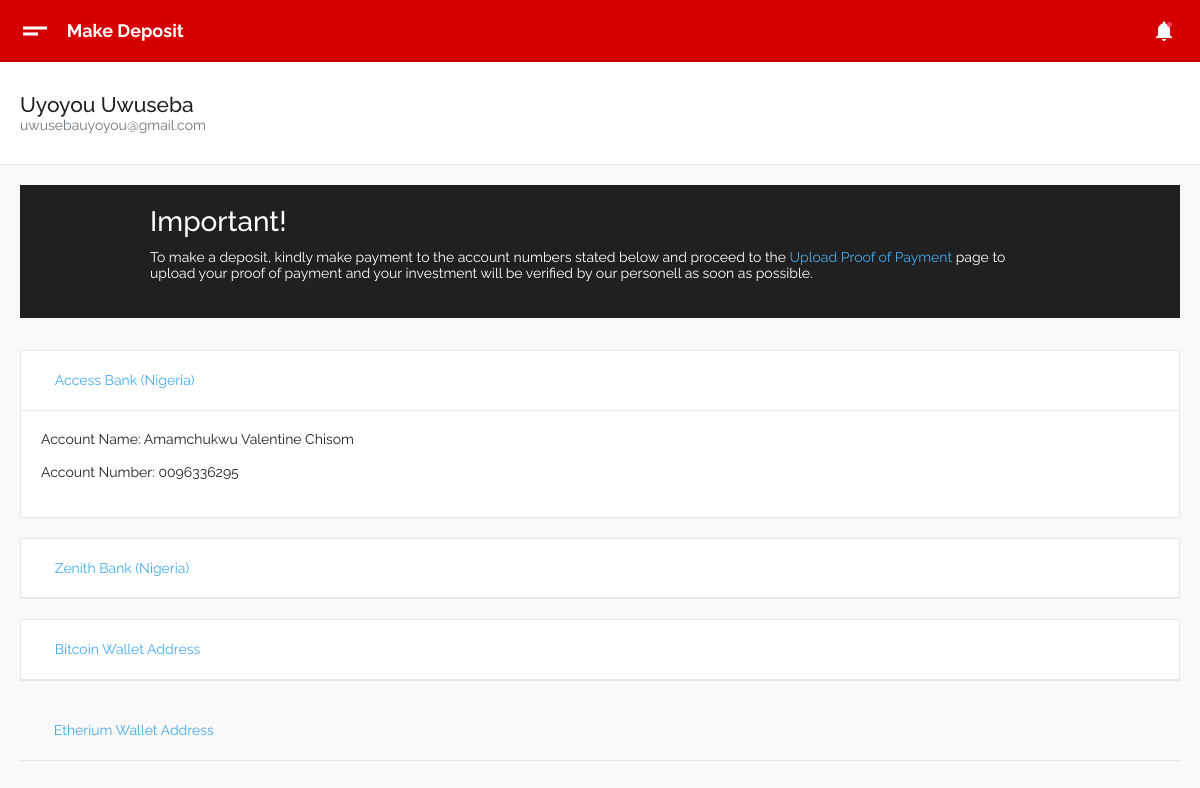
/dashboard/deposit (signed in), run on the app's committed database.
### dashboard/models.py (models this page shows, shortened)
class User(models.Model):
    first_name = models.CharField(max_length=30)
    last_name = models.CharField(max_length=30)
    email = models.EmailField(blank=True,unique=True)
    password = models.CharField(max_length=300)
    country = models.CharField(max_length=50,null=True,blank=True)
    phone_number = models.CharField(max_length=50,null=True,blank=True)
    bank_name = models.CharField(max_length=20,null=True,blank=True)
    bank_account_number = models.CharField(max_length=20,null=True,blank=True)
    bank_account_name=models.CharField(max_length=50,null=True,blank=True)
    is_verified = models.BooleanField(default=False)

### dashboard/views.py (the view)
# urls.py: path("deposit",views.deposit,name="deposit"),
def deposit(request):
    try:
        user_id = request.session['user_id']
    except KeyError:
        return HttpResponseRedirect(reverse("mainsite:login"))
    else:
        try:
            user = User.objects.get(pk=user_id)
        except User.DoesNotExist:
            return HttpResponseRedirect(reverse("mainsite:login"))
        else:
            pass
    context={
                'page_name':'Make Deposit',
                'slug':'make-deposit',
                'user':user
            }
    return render(request,"dashboard/deposit.html",context)

### dashboard/templates/dashboard/deposit.html (shortened to what this page needs)
{% extends './base.html' %}
{% block global %}
<div class="container-fluid">
    <div class="jumbotron jumbotron-fluid" style="background:#202020; padding:20px !important">
        <div class="container">
            <h2 class="">Important!</h2>
            <p>To make a deposit, kindly make payment to the account numbers stated below and proceed to the <a href="{% url 'dashboard:upload-pop' %}">Upload Proof of Payment</a> page to upload your proof of payment and your investment will be verified by our personell as soon as possible.</p>
        </div>
    </div>
</div>
{% endblock %}
{% block content %}
<div class="container-fluid">
    <div id="accordion">
        <div class="card">
        <div class="card-header" id="headingOne">
            <h5 class="mb-0">
            <button class="btn btn-link" data-toggle="collapse" data-target="#collapseOne" aria-expanded="true" aria-controls="collapseOne">
                Access Bank (Nigeria)
            </button>
            </h5>
        </div>
        <div id="collapseOne" class="collapse show" aria-labelledby="headingOne" data-parent="#accordion">
            <div class="card-body">
            <p> Account Name: Amamchukwu Valentine Chisom </p>
            <p> Account Number: 0096336295 </p>
            </div>
        </div>
        </div>
        <div class="card">
        <div class="card-header" id="headingTwo">
            <h5 class="mb-0">
            <button class="btn btn-link collapsed" data-toggle="collapse" data-target="#collapseTwo" aria-expanded="false" aria-controls="collapseTwo">
                Zenith Bank (Nigeria)
            </button>
            </h5>
        </div>
        </div>
        <div class="card">
        <div class="card-header" id="headingTwo">
            <h5 class="mb-0">
            <button class="btn btn-link collapsed" data-toggle="collapse" data-target="#collapseTwo" aria-expanded="false" aria-controls="collapseTwo">
                Bitcoin Wallet Address
            </button>
            </h5>
        </div>
        </div>
        <div class="card-header" id="headingTwo">
            <h5 class="mb-0">
            <button class="btn btn-link collapsed" data-toggle="collapse" data-target="#collapseTwo" aria-expanded="false" aria-controls="collapseTwo">
                Etherium Wallet Address
            </button>
            </h5>
        </div>
        </div>
    </div>
</div>
{% endblock %}

### dashboard/templates/dashboard/base.html (shortened to what this page needs)
<!DOCTYPE html>
<html lang="en" dir="ltr">
    {% load static %}
<head>
    <link type="text/css" href="{% static 'dashboard/assets/css/vendor-morris.css' %}" rel="stylesheet">
    <link type="text/css" href="{% static 'dashboard/assets/css/vendor-bootstrap-datepicker.css' %}" rel="stylesheet">
    <link type="text/css" href="{% static 'dashboard/assets/css/app.css' %}" rel="stylesheet">
    <link type="text/css" href="{% static 'dashboard/assets/css/app.rtl.css' %}" rel="stylesheet">
    <link type="text/css" href="{% static 'dashboard/assets/vendor/simplebar.css' %}" rel="stylesheet">
</head>
<body>
    <div class="mdk-drawer-layout js-mdk-drawer-layout" data-fullbleed data-push data-responsive-width="992px" data-has-scrolling-region>
        <div class="mdk-drawer-layout__content">
            <div class="mdk-header-layout js-mdk-header-layout  mdk-header--fixed  mdk-header-layout__content--scrollable">
                <div class="mdk-header js-mdk-header bg-primary" data-fixed>
                    <div class="mdk-header__content">
                        <nav class="navbar navbar-expand-md bg-primary navbar-dark d-flex-none">
                            <button class="btn btn-link text-white pl-0" type="button" data-toggle="sidebar">
    <i class="material-icons align-middle md-36">short_text</i>
  </button>
                            <div class="page-title m-0">{{ page_name }}</div>
                            <div class="collapse navbar-collapse" id="mainNavbar">
                                <ul class="navbar-nav ml-auto align-items-center">
                                    <li class="nav-item dropdown notifications d-flex align-self-center align-items-center" id="navbarNotifications">
                                        <a href="#" class="nav-link dropdown-toggle notifications--active" data-toggle="dropdown" aria-expanded="false">
          <i class="material-icons align-middle">notifications</i>
        </a>
                                    </li>
                                </ul>
                            </div>
                        </nav>
                    </div>
                </div>
                <div class="mdk-header-layout__content top-navbar mdk-header-layout__content--scrollable h-100">
                    <div class="py-4 mb-3 bg-white border-bottom">
                        <div class="container-fluid container-account">
                            <div class="row">
                                <div class="col-lg-6">
                                    <div class="media media-user-info align-items-center">
                                        <div class="media-body lh-1">
                                            <p class="h4 m-0"> {{ user.first_name }} {{ user.last_name }} </p>
                                            <p class="text-muted mb-0"> {{ user.email }} </p>
                                        </div>
                                    </div>
                                </div>
                                <div class="col-lg-6"></div>
                            </div>
                        </div>
                    </div>
                    {% block global %}{% endblock %}
                    {% block content %}{% endblock %}
                <br /><br /><br /><br /><br />
                </div>
            </div>
        </div>
</body>
</html>

### data on the page
User: first_name "Uyoyou", last_name "Uwuseba", email "uwusebauyoyou@gmail.com"

### other printed values
{{ page_name }} "Make Deposit"
